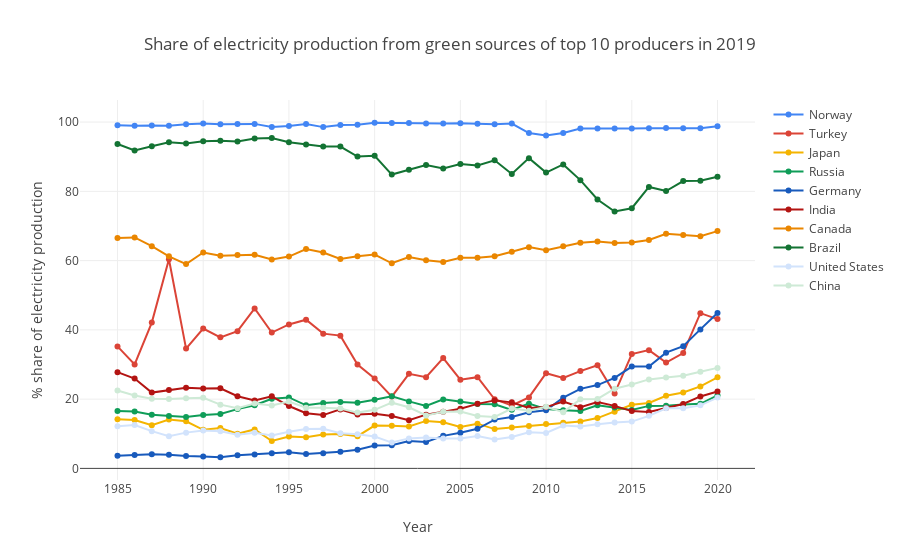

Notebook code for this chart:
### Code cell
df_wre_se_2019 = df_wre_se[(df_wre_se.Year == 2019)].sort_values('Value', ascending = False)
countries = df_top_10.transpose().reset_index()['Country'].unique()

fig = go.Figure()

for i in range(len(countries)):
    df_tmp = df_wre_se[df_wre_se['Country'] == countries[i]]
    _ = fig.add_trace(go.Scatter(x = df_tmp['Year'], y = df_tmp['Value'], name = countries[i], 
                                 marker_size = 6, marker_line_width = 0))
    
_ = fig.update_xaxes(title_text = 'Year')
_ = fig.update_yaxes(title_text = '% share of electricity production')

_ = fig.update_traces(mode = 'lines+markers')
_ = fig.update_layout(showlegend = True,
                      title_text = 'Share of electricity production from green sources of top 10 producers in 2019')

fig.show()
